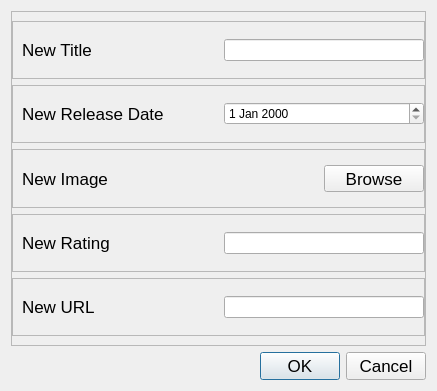
<?xml version="1.0" encoding="UTF-8"?>
<ui version="4.0">
 <class>EditDialog</class>
 <widget class="QDialog" name="EditDialog">
  <property name="geometry">
   <rect>
    <x>0</x>
    <y>0</y>
    <width>437</width>
    <height>391</height>
   </rect>
  </property>
  <property name="windowTitle">
   <string>Edit Anime</string>
  </property>
  <property name="windowIcon">
   <iconset>
    <normaloff>sidebar/Crunchyroll_Logo.png</normaloff>sidebar/Crunchyroll_Logo.png</iconset>
  </property>
  <layout class="QVBoxLayout" name="verticalLayout">
   <item>
    <widget class="QFrame" name="frame">
     <property name="frameShape">
      <enum>QFrame::StyledPanel</enum>
     </property>
     <property name="frameShadow">
      <enum>QFrame::Raised</enum>
     </property>
     <layout class="QVBoxLayout" name="verticalLayout_2">
      <property name="leftMargin">
       <number>0</number>
      </property>
      <property name="rightMargin">
       <number>0</number>
      </property>
      <item>
       <widget class="QFrame" name="titleFrame">
        <property name="frameShape">
         <enum>QFrame::StyledPanel</enum>
        </property>
        <property name="frameShadow">
         <enum>QFrame::Raised</enum>
        </property>
        <layout class="QHBoxLayout" name="horizontalLayout">
         <property name="spacing">
          <number>20</number>
         </property>
         <property name="rightMargin">
          <number>0</number>
         </property>
         <item>
          <widget class="QLabel" name="titleLabel">
           <property name="minimumSize">
            <size>
             <width>100</width>
             <height>0</height>
            </size>
           </property>
           <property name="font">
            <font>
             <pointsize>13</pointsize>
            </font>
           </property>
           <property name="text">
            <string>New Title</string>
           </property>
          </widget>
         </item>
         <item>
          <widget class="QLineEdit" name="titleInput">
           <property name="maximumSize">
            <size>
             <width>200</width>
             <height>16777215</height>
            </size>
           </property>
          </widget>
         </item>
        </layout>
       </widget>
      </item>
      <item>
       <widget class="QFrame" name="releasedateFrame">
        <property name="frameShape">
         <enum>QFrame::StyledPanel</enum>
        </property>
        <property name="frameShadow">
         <enum>QFrame::Raised</enum>
        </property>
        <layout class="QHBoxLayout" name="horizontalLayout_2">
         <property name="spacing">
          <number>5</number>
         </property>
         <property name="rightMargin">
          <number>0</number>
         </property>
         <item>
          <widget class="QLabel" name="releasedateLabel">
           <property name="minimumSize">
            <size>
             <width>100</width>
             <height>0</height>
            </size>
           </property>
           <property name="font">
            <font>
             <pointsize>13</pointsize>
            </font>
           </property>
           <property name="text">
            <string>New Release Date</string>
           </property>
          </widget>
         </item>
         <item>
          <widget class="QDateEdit" name="releasedateInput">
           <property name="sizePolicy">
            <sizepolicy hsizetype="Expanding" vsizetype="Fixed">
             <horstretch>0</horstretch>
             <verstretch>0</verstretch>
            </sizepolicy>
           </property>
           <property name="maximumSize">
            <size>
             <width>200</width>
             <height>16777215</height>
            </size>
           </property>
          </widget>
         </item>
        </layout>
       </widget>
      </item>
      <item>
       <widget class="QFrame" name="imageFrame">
        <property name="frameShape">
         <enum>QFrame::StyledPanel</enum>
        </property>
        <property name="frameShadow">
         <enum>QFrame::Raised</enum>
        </property>
        <layout class="QHBoxLayout" name="horizontalLayout_3">
         <property name="spacing">
          <number>20</number>
         </property>
         <property name="rightMargin">
          <number>0</number>
         </property>
         <item>
          <widget class="QLabel" name="imageLabel">
           <property name="minimumSize">
            <size>
             <width>100</width>
             <height>0</height>
            </size>
           </property>
           <property name="font">
            <font>
             <pointsize>13</pointsize>
            </font>
           </property>
           <property name="text">
            <string>New Image</string>
           </property>
          </widget>
         </item>
         <item>
          <widget class="QToolButton" name="uploadImgButton">
           <property name="minimumSize">
            <size>
             <width>100</width>
             <height>0</height>
            </size>
           </property>
           <property name="maximumSize">
            <size>
             <width>100</width>
             <height>16777215</height>
            </size>
           </property>
           <property name="font">
            <font>
             <pointsize>13</pointsize>
            </font>
           </property>
           <property name="text">
            <string>Browse</string>
           </property>
           <property name="checkable">
            <bool>true</bool>
           </property>
           <property name="autoExclusive">
            <bool>true</bool>
           </property>
          </widget>
         </item>
        </layout>
       </widget>
      </item>
      <item>
       <widget class="QFrame" name="ratingFrame">
        <property name="frameShape">
         <enum>QFrame::StyledPanel</enum>
        </property>
        <property name="frameShadow">
         <enum>QFrame::Raised</enum>
        </property>
        <layout class="QHBoxLayout" name="horizontalLayout_4">
         <property name="spacing">
          <number>20</number>
         </property>
         <property name="rightMargin">
          <number>0</number>
         </property>
         <item>
          <widget class="QLabel" name="ratingLabel">
           <property name="minimumSize">
            <size>
             <width>100</width>
             <height>0</height>
            </size>
           </property>
           <property name="font">
            <font>
             <pointsize>13</pointsize>
            </font>
           </property>
           <property name="text">
            <string>New Rating</string>
           </property>
          </widget>
         </item>
         <item>
          <widget class="QLineEdit" name="ratingInput">
           <property name="maximumSize">
            <size>
             <width>200</width>
             <height>16777215</height>
            </size>
           </property>
          </widget>
         </item>
        </layout>
       </widget>
      </item>
      <item>
       <widget class="QFrame" name="urlFrame">
        <property name="frameShape">
         <enum>QFrame::StyledPanel</enum>
        </property>
        <property name="frameShadow">
         <enum>QFrame::Raised</enum>
        </property>
        <layout class="QHBoxLayout" name="horizontalLayout_5">
         <property name="spacing">
          <number>20</number>
         </property>
         <property name="rightMargin">
          <number>0</number>
         </property>
         <item>
          <widget class="QLabel" name="urlLabel">
           <property name="minimumSize">
            <size>
             <width>100</width>
             <height>0</height>
            </size>
           </property>
           <property name="font">
            <font>
             <pointsize>13</pointsize>
            </font>
           </property>
           <property name="text">
            <string>New URL</string>
           </property>
          </widget>
         </item>
         <item>
          <widget class="QLineEdit" name="urlInput">
           <property name="maximumSize">
            <size>
             <width>200</width>
             <height>16777215</height>
            </size>
           </property>
          </widget>
         </item>
        </layout>
       </widget>
      </item>
     </layout>
    </widget>
   </item>
   <item>
    <widget class="QDialogButtonBox" name="buttonBox">
     <property name="font">
      <font>
       <pointsize>13</pointsize>
      </font>
     </property>
     <property name="orientation">
      <enum>Qt::Horizontal</enum>
     </property>
     <property name="standardButtons">
      <set>QDialogButtonBox::Cancel|QDialogButtonBox::Ok</set>
     </property>
    </widget>
   </item>
  </layout>
 </widget>
 <resources/>
 <connections>
  <connection>
   <sender>buttonBox</sender>
   <signal>accepted()</signal>
   <receiver>EditDialog</receiver>
   <slot>accept()</slot>
   <hints>
    <hint type="sourcelabel">
     <x>248</x>
     <y>254</y>
    </hint>
    <hint type="destinationlabel">
     <x>157</x>
     <y>274</y>
    </hint>
   </hints>
  </connection>
  <connection>
   <sender>buttonBox</sender>
   <signal>rejected()</signal>
   <receiver>EditDialog</receiver>
   <slot>reject()</slot>
   <hints>
    <hint type="sourcelabel">
     <x>316</x>
     <y>260</y>
    </hint>
    <hint type="destinationlabel">
     <x>286</x>
     <y>274</y>
    </hint>
   </hints>
  </connection>
 </connections>
</ui>
